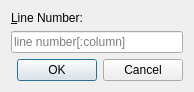
<?xml version="1.0" encoding="UTF-8"?>
<ui version="4.0">
 <class>goToLineDlg</class>
 <widget class="QDialog" name="goToLineDlg">
  <property name="windowModality">
   <enum>Qt::WindowModal</enum>
  </property>
  <property name="geometry">
   <rect>
    <x>0</x>
    <y>0</y>
    <width>292</width>
    <height>97</height>
   </rect>
  </property>
  <property name="sizePolicy">
   <sizepolicy hsizetype="Preferred" vsizetype="Fixed">
    <horstretch>0</horstretch>
    <verstretch>0</verstretch>
   </sizepolicy>
  </property>
  <property name="windowTitle">
   <string>Go to line...</string>
  </property>
  <property name="sizeGripEnabled">
   <bool>false</bool>
  </property>
  <property name="modal">
   <bool>true</bool>
  </property>
  <layout class="QFormLayout" name="formLayout">
   <property name="sizeConstraint">
    <enum>QLayout::SetFixedSize</enum>
   </property>
   <item row="0" column="0" colspan="2">
    <widget class="QLabel" name="label">
     <property name="text">
      <string>&amp;Line Number:</string>
     </property>
     <property name="buddy">
      <cstring>lineNumber</cstring>
     </property>
    </widget>
   </item>
   <item row="1" column="0" colspan="2">
    <widget class="QLineEdit" name="lineNumber">
     <property name="placeholderText">
      <string>line number[:column]</string>
     </property>
     <property name="clearButtonEnabled">
      <bool>true</bool>
     </property>
    </widget>
   </item>
   <item row="2" column="1">
    <widget class="QDialogButtonBox" name="buttonBox">
     <property name="orientation">
      <enum>Qt::Horizontal</enum>
     </property>
     <property name="standardButtons">
      <set>QDialogButtonBox::Cancel|QDialogButtonBox::Ok</set>
     </property>
    </widget>
   </item>
  </layout>
 </widget>
 <resources/>
 <connections>
  <connection>
   <sender>buttonBox</sender>
   <signal>accepted()</signal>
   <receiver>goToLineDlg</receiver>
   <slot>accept()</slot>
   <hints>
    <hint type="sourcelabel">
     <x>248</x>
     <y>254</y>
    </hint>
    <hint type="destinationlabel">
     <x>157</x>
     <y>274</y>
    </hint>
   </hints>
  </connection>
  <connection>
   <sender>buttonBox</sender>
   <signal>rejected()</signal>
   <receiver>goToLineDlg</receiver>
   <slot>reject()</slot>
   <hints>
    <hint type="sourcelabel">
     <x>316</x>
     <y>260</y>
    </hint>
    <hint type="destinationlabel">
     <x>286</x>
     <y>274</y>
    </hint>
   </hints>
  </connection>
 </connections>
</ui>
